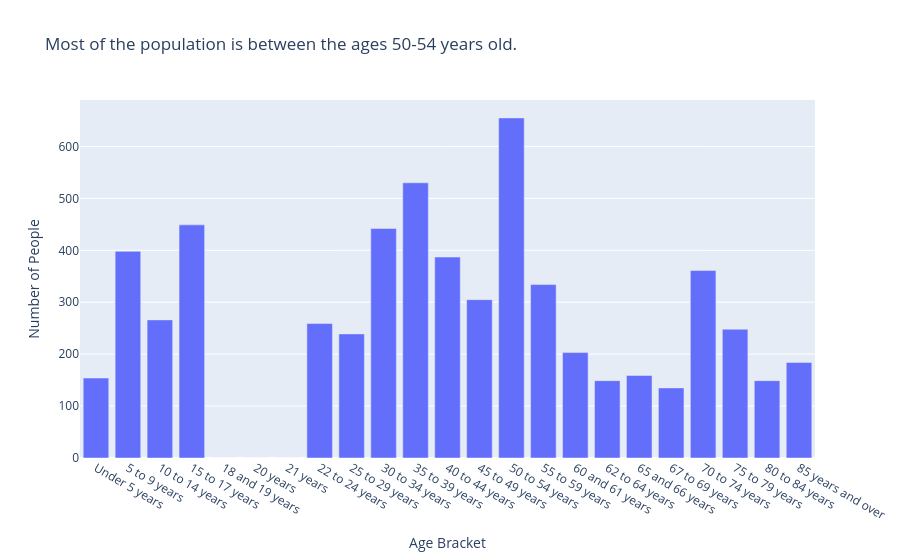

Notebook code cell kept with this figure:
### Markdown cell above
---

## Section 4 — Visualization

Create at least one visualization that supports one of your analysis findings. Your chart should:

- Have a title that states the finding, not just the data (e.g., "Satisfaction scores drop sharply after age 40" not "Satisfaction by age")
- Have labeled axes
- Use a chart type appropriate for your data (bar for categorical comparison, scatter for relationships, line for trends over time)

Below the chart, explain in a markdown cell: why you chose this chart type, and what you want the reader to take away from it.

### Code cell
import pandas as pd
import plotly.express as px

df = pd.read_csv("Week6 Assignment/Sex by Age.csv", encoding="utf-8-sig")
df.columns = df.columns.str.strip()

df = df.rename(columns={
    "Label (Grouping)": "Age Ranges",
    "Census Tract 63; King County; Washington!!Estimate": "Number of People"
})

summary_rows = ["Total:", "Male:", "Female:"]
df = df[~df["Age Ranges"].str.strip().isin(summary_rows)].copy()
df["Age Ranges"] = df["Age Ranges"].str.strip()

# Remove commas and convert to numeric
df["Number of People"] = pd.to_numeric(
    df["Number of People"].str.replace(",", ""), errors="coerce"
)

df = df.dropna(subset=["Number of People"])

# Combine Male + Female into one total per age bracket
df_total = df.groupby("Age Ranges", sort=False)["Number of People"].sum().reset_index()

fig = px.bar(
    df_total,
    x="Age Ranges",
    y="Number of People",
    title="Most of the population is between the ages 50-54 years old.",
    labels={"Age Ranges": "Age Bracket", "Number of People": "Number of People"}
)
fig.show()

### Figure 1 — Plotly figure (JSON) as saved in the notebook; plotly's stock layout.template omitted (floating-point values rounded to 4 significant figures)
{"data": [{"hovertemplate": "Age Bracket=%{x}<br>Number of People=%{y}<extra></extra>", "legendgroup": "", "marker": {"color": "#636efa", "pattern": {"shape": ""}}, "name": "", "orientation": "v", "showlegend": false, "textposition": "auto", "type": "bar", "x": ["Under 5 years", "5 to 9 years", "10 to 14 years", "15 to 17 years", "18 and 19 years", "20 years", "21 years", "22 to 24 years", "25 to 29 years", "30 to 34 years", "35 to 39 years", "40 to 44 years", "45 to 49 years", "50 to 54 years", "55 to 59 years", "60 and 61 years", "62 to 64 years", "65 and 66 years", "67 to 69 years", "70 to 74 years", "75 to 79 years", "80 to 84 years", "85 years and over"], "xaxis": "x", "y": [154, 398, 266, 449, 0, 0, 0, 259, 239, 442, 530, 387, 305, 655, 334, 203, 149, 159, 135, 361, 248, 149, 184], "yaxis": "y"}], "layout": {"barmode": "relative", "legend": {"tracegroupgap": 0}, "title": {"text": "Most of the population is between the ages 50-54 years old."}, "xaxis": {"anchor": "y", "domain": [0, 1], "title": {"text": "Age Bracket"}}, "yaxis": {"anchor": "x", "domain": [0, 1], "title": {"text": "Number of People"}}}}
